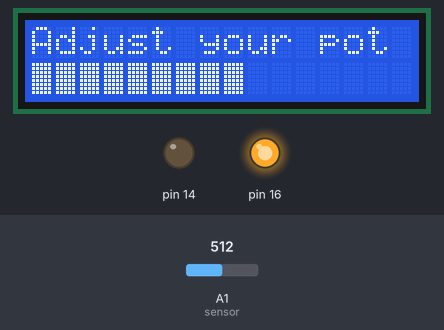
Simulated run of this sketch. Board: Arduino Uno, built with avr-gcc and run on an emulated ATmega328P. Shown: 16×2 character LCD, output pins drawn as LEDs (lit = HIGH). The test bench sets the inputs (shaded band); at power-on: A1 (sensor) = 512.

Above: at 1.2 s.
1.3 s: A1 (sensor) set to 716
At 1.7 s:
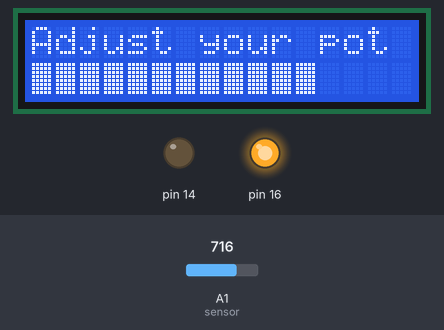
3.8 s: A1 (sensor) set to 900
At 4.15 s:
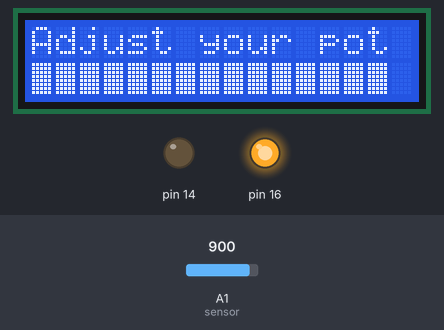
6.6 s: A1 (sensor) set to 1023
At 6.82 s:
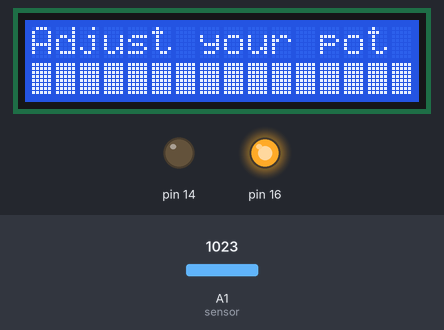
9.3 s: A1 (sensor) set to 511
At 9.69 s:
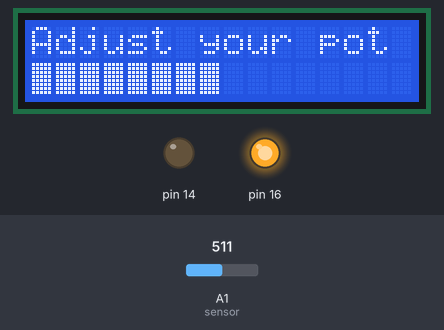
12.2 s: A1 (sensor) set to 306
At 12.55 s:
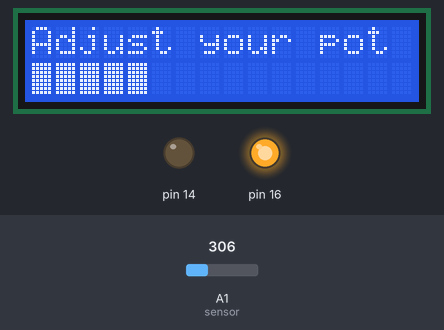
15.0 s: A1 (sensor) set to 122
At 15.4 s:
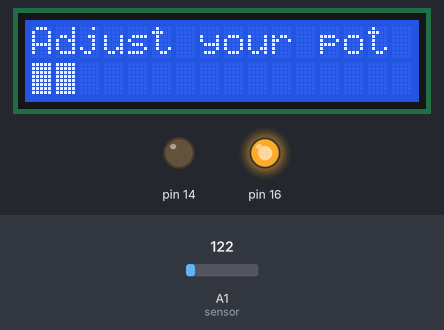

Measured:
- after the input at 1.3 s, the display: changes after 0.20 s (image 1)
- after the input at 3.8 s, the display: first differs from a run without the input after 0.15 s (image 2)
- after the input at 6.6 s, the display: changes at once (image 3)
- after the input at 9.3 s, the display: first differs from a run without the input after 0.19 s (image 4)
- after the input at 12.2 s, the display: first differs from a run without the input after 0.15 s (image 5)
- after the input at 15.0 s, the display: first differs from a run without the input after 0.20 s (image 6)
- what the display in image 0 shows lasts 0.4 s, from 0.9 s to 1.3 s

The sketch:

LCD_Analogmeter.ino
```cpp
// PROJECT  :LCDAnalogMeter
// PURPOSE  :Early ICS3U Introduction to LCD Display of Sensor Data (Potentiometer)
// DEVICE   :Arduino + (Adafruit 1447) LCD Appliance + Potentiometer
// AUTHOR   :C. D'Arcy
// DATE     :2019 04 01
// uC       :328p
// COURSE   :ICS3U
// STATUS   :Working
// REFERENCE:https://www.arduino.cc/en/Reference/LiquidCrystal
// REFERENCE:"Hello, World!" Tutorial: https://www.arduino.cc/en/Tutorial/HelloWorld
#include <LiquidCrystal.h>        //LCD Library...
#define LCD_COLUMNS 16            //Number of columns in Character LCD screen
#define LCD_ROWS    2             //Number of rows on LCD screen
//define a custom character to be used for the display
// REFERENCE:https://www.arduino.cc/en/Reference/LiquidCrystalCreateChar
uint8_t midBlock[8] = {0, 0, 0x1F, 0x1F, 0x1F, 0x1F, 0, 0};
//Pin assignments below are LCD Appliance-compatible
//Control and Data lines are restricted to PORTD
uint8_t RS = 7, EN = 6, D4 = 5, D5 = 4, D6 = 3, D7 = 2;
LiquidCrystal lcd(RS, EN, D4, D5, D6, D7);

void setup() {
  DDRC = 0x05;                      //configure pot's outer legs (A&C)(A0&A2), for output
  PORTC = 0x04;                     //set A0 to LOW and A2 to HIGH (A1 is input)
  lcd.begin(LCD_COLUMNS, LCD_ROWS); //initialize LCD screen
  lcd.clear();                      //erase the LCD screen
  lcd.setCursor(0, 0);              //position display cursor at home
  lcd.print("Adjust your pot");     //provide an instruction on the first line
  lcd.createChar(0, midBlock);      //register custom character definition in HD44780 EEPROM
}

void loop() {
  uint16_t reading = analogRead(A1);                      //obtain sensor (pot) reading
  uint8_t value = map(reading, 0, 1023, 0, LCD_COLUMNS);  //scale it for display
  lcd.setCursor(0, 1);    //position LCD cursor at the start of the second row
  for (uint8_t i = 0; i <= value; i++)
    lcd.write(255);       //p.17: http://mail.rsgc.on.ca/~cdarcy/Datasheets/HD44780.pdf
  //lcd.write(byte(0));   //or, first custom character (midBlock in this case)
  delay(200);             //admire...
  lcd.setCursor(0, 1);                //prepare to erase the second row
  lcd.print("                    ");  //do it...
}
```
